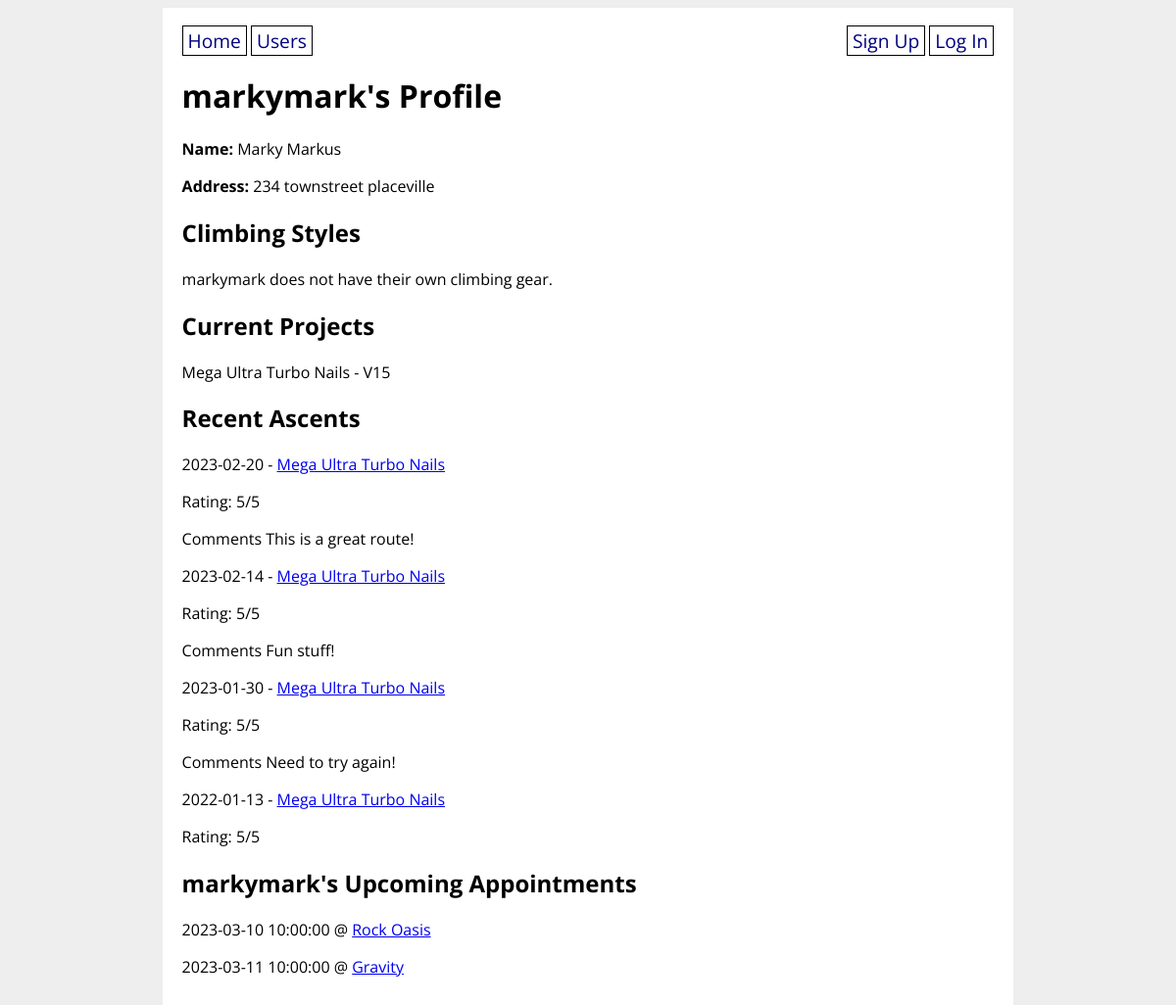
The app's page /profile/3, older data.
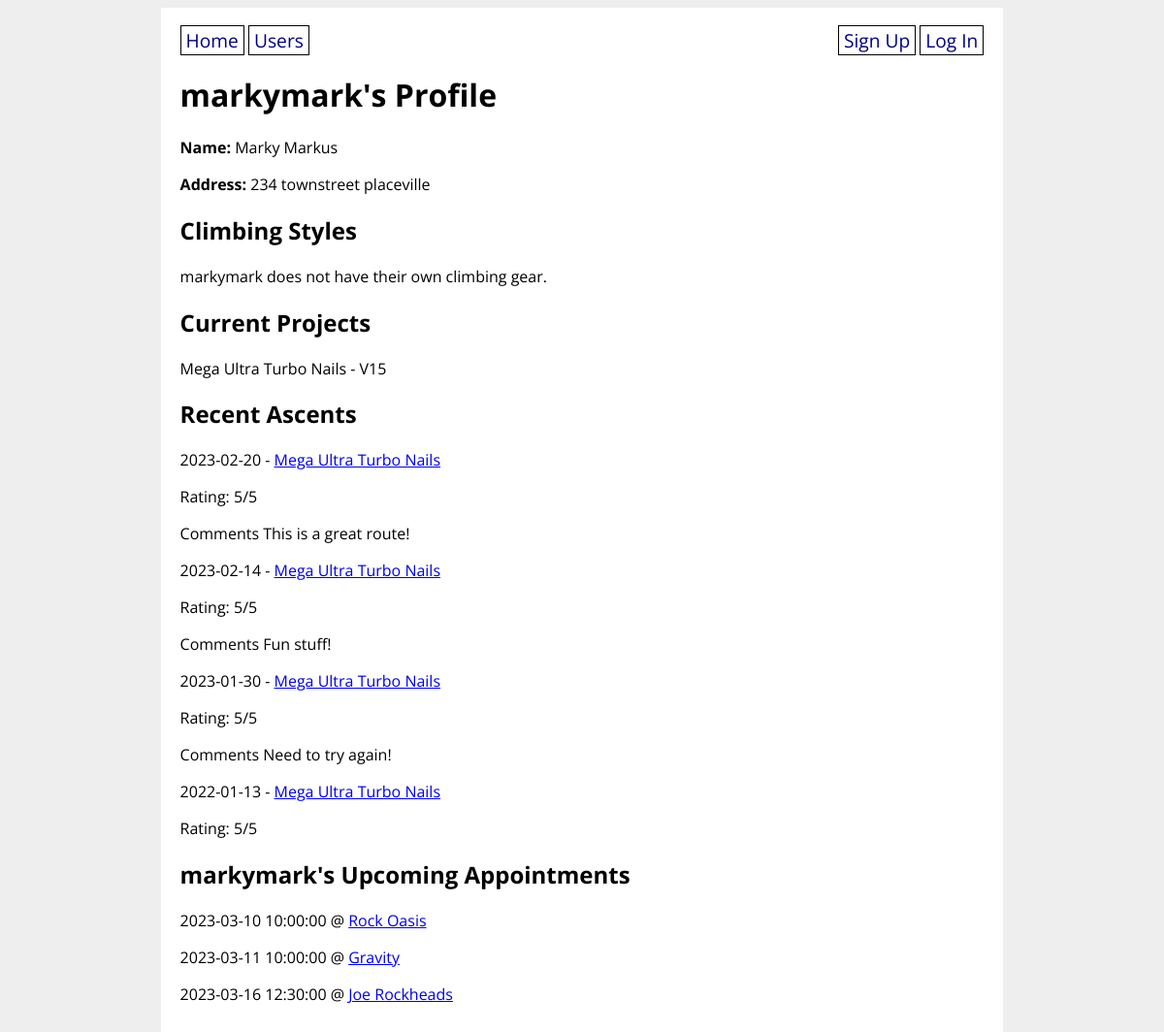
The same page, newer data.
### climbunity_app/models.py (models this page shows, shortened)
class User(UserMixin, db.Model):
    id = db.Column(db.Integer, primary_key=True)
    username = db.Column(db.String(80), nullable=False, unique=True)
    password = db.Column(db.String(200), nullable=False)
    email = db.Column(db.String(200), nullable=False)
    first_name = db.Column(db.String(50), nullable=False)
    last_name = db.Column(db.String(50), nullable=False)
    address = db.Column(db.String(200), nullable=False)
    has_gear = db.Column(db.Boolean, nullable=False)
    user_projects = db.relationship('Route',
        secondary='user_project_lists', back_populates='projecting_users'
    )
    user_appointments = db.relationship('Appointment',
        secondary='appointment_guests', back_populates='appointment_attendants'
    )
    user_does_styles = db.relationship('Style',
        secondary='user_style_lists', back_populates='climber_styles'
    )

class Route(db.Model):
    id = db.Column(db.Integer, primary_key=True)
    venue_id = db.Column(db.Integer, db.ForeignKey('venue.id'), nullable=False)
    setter_id = db.Column(db.Integer, db.ForeignKey('user.id'))
    name = db.Column(db.String(80), nullable=False)
    grade = db.Column(db.String(10), nullable=False)
    photo_url = db.Column(URLType)
    route_set_date = db.Column(db.Date)
    route_takedown_date = db.Column(db.Date)
    projecting_users = db.relationship('User',
        secondary='user_project_lists', back_populates='user_projects'
    )
    ascents_on_route = db.relationship('Ascent',
        secondary='route_ascent_lists', back_populates='routes_ascended'
    )
    possible_route_styles = db.relationship('Style',
        secondary='route_style_lists', back_populates='route_styles'
    )
    route_tags = db.relationship('Tag',
        secondary='route_tag_lists', back_populates='tagged_routes'
    )

class Ascent(db.Model):
    id = db.Column(db.Integer, primary_key=True)
    user_id = db.Column(db.Integer, db.ForeignKey('user.id'), nullable=False)
    route_id = db.Column(db.Integer, db.ForeignKey('route.id'), nullable=False)
    send_date = db.Column(db.Date)
    send_type = db.Column(db.Enum(SendType))
    send_rating = db.Column(db.Integer)
    send_comments = db.Column(db.String)
    routes_ascended = db.relationship('Route',
        secondary="route_ascent_lists", back_populates='ascents_on_route'
    )

class Appointment(db.Model):
    id = db.Column(db.Integer, primary_key=True)
    created_by = db.Column(db.Integer, db.ForeignKey('user.id'), nullable=False)
    venue_id = db.Column(db.Integer, db.ForeignKey('venue.id'), nullable=False)
    appointment_datetime = db.Column(db.DateTime, nullable=False)
    appointment_attendants = db.relationship('User',
        secondary='appointment_guests', back_populates='user_appointments'
    )
    appointment_venues = db.relationship('Venue',
        secondary='venue_bookings', back_populates='booked_appointments'
    )

class Venue(db.Model):
    id = db.Column(db.Integer, primary_key=True)
    name = db.Column(db.String(80), nullable=False)
    address = db.Column(db.String(80), nullable=False)
    open_hours = db.Column(db.String(1000))
    description = db.Column(db.String(1000))
    booked_appointments = db.relationship('Appointment',
        secondary='venue_bookings', back_populates='appointment_venues'
    )
    def __str__(self):
        return f'{self.name}'

### climbunity_app/main/routes.py (the view)
@main.route('/profile/<user_id>', methods=['GET', 'POST'])
def user_detail(user_id):
    routes = Route.query.all()
    user = User.query.get(user_id)
    ascents = Ascent.query.filter_by(user_id=user_id).limit(5).all()
    if current_user == user:
        form = SignUpForm(obj=user)
        return render_template('user_detail.html', routes=routes, ascents=ascents, user=user, form=form)
    else:
        user = User.query.get(user_id)
    return render_template('user_detail.html', routes=routes, ascents=ascents, user=user)

### climbunity_app/templates/user_detail.html (shortened to what this page needs)
{% extends 'base.html' %}
{% block content %}
<h1> {{ user.username }}'s Profile</h1>
<p><strong>Name: </strong> {{ user.first_name }} {{ user.last_name }}</p>
<p><strong>Address: </strong> {{ user.address }}</p>
<h2>Climbing Styles</h2>
{% if user.has_gear %}
    <p>{{ user.username }} has their own climbing gear.</p>
{% else %}
    <p>{{ user.username }} does not have their own climbing gear.</p>
{% endif %}
<h2>Current Projects</h2>
{% if user.user_projects %}
    {% for route in user.user_projects%}
        <div>{{ route.name }} - {{ route.grade }}
        </div>
    {% endfor %}
{% else %}
<p>No projects are currently being tracked.</p>
{% endif %}
<h2>Recent Ascents</h2>
{% if ascents %}
    <div>
        {% for ascent in ascents %}
            <p>{{ ascent.send_date }} - <a href="/route/{{ ascent.route_id }}" > {{ ascent.routes_ascended[0].name }}</a></p>
            {% if ascent.send_rating %}
                <p>Rating: {{ ascent.send_rating }}/5</p>
            {% endif %}
            {% if ascent.send_comments %}
                <p>Comments {{ ascent.send_comments }}</p>
            {% endif %}
        {% endfor %}
    </div>
{% else %}
    {% if current_user.id == user.id %}
        You haven't logged any ascents yet!
    {% else %}
        {{ user.first_name }} {{ user.last_name }} has not logged any ascents yet!
    {% endif %}
{% endif %}
{% if user == current_user %}
    <h2>Your Upcoming Appointments</h2>
    {% if user.user_appointments %}
        <div>
            {% for appointment in user.user_appointments %}
                <p>{{ appointment.appointment_datetime }} @ <a href="/venue/{{ appointment.venue_id }}" >{{ appointment.appointment_venues[0] }}</a></p>
                <form method="POST" action="/delete_appointment/{{ appointment.id }}">
                    <input type="submit" value="Delete appointment">
                </form>
            {% endfor %}
        </div>
    {% else %}
        <p>You have no appointments yet!</p>
    {% endif %}
    <h2>Edit your information</h2>
    <form action="/edit_profile/{{ current_user.id }}" method="POST">
        {{ form.csrf_token }}
        <fieldset>
        {{ form.first_name.label }}
        {{ form.first_name }}
        <ul>
        {% for error in form.first_name.errors %}
            <li class="error">{{ error }}</li>
        {% endfor %}
        </ul>
        {{ form.last_name.label }}
        {{ form.last_name }}
        <ul>
        {% for error in form.last_name.errors %}
            <li class="error">{{ error }}</li>
        {% endfor %}
        </ul>
        {{ form.address.label }}
        {{ form.address }}
        <ul>
        {% for error in form.address.errors %}
            <li class="error">{{ error }}</li>
        {% endfor %}
        </ul>
        {{ form.climber_styles.label }}
        {{ form.climber_styles }}
        <ul>
        {% for error in form.climber_styles.errors %}
            <li class="error">{{ error }}</li>
        {% endfor %}
        </ul>
        {{ form.has_gear.label }}
        {{ form.has_gear }}
        <ul>
        {% for error in form.has_gear.errors %}
            <li class="error">{{ error }}</li>
        {% endfor %}
        </ul>
        {{ form.edit }}
    </fieldset>
</form>
{% else %}
    <h2>{{ user.username }}'s Upcoming Appointments</h2>
    {% if user.user_appointments %}
    <div>
        {% for appointment in user.user_appointments %}
        <p>{{ appointment.appointment_datetime }} @ <a href="/venue/{{ appointment.venue_id }}" >{{ appointment.appointment_venues[0] }}</a>
        {% endfor %}
    </div>
    {% endif %}
{% endif %}
{% endblock %}

### climbunity_app/templates/base.html (shortened to what this page needs)
<!DOCTYPE html>
<html>
    <head>
        <link rel="stylesheet" href="/static/style.css">
    </head>
    <body>
        <div id="content">
            <nav>
                <div>
                    <a href="/">Home</a>
                    <a href="/users">Users</a>
                </div>
                <div>
                    {% if current_user.is_authenticated %}
                        <a href="/new_venue">New Venue</a>
                        <a href="/new_route">New Route</a>
                        <a href="/new_appointment">New Appointment</a>
                        <a href="/logout">Log Out</a>
                    {% else %}
                        <a href="/signup">Sign Up</a>
                        <a href="/login">Log In</a>
                    {% endif %}
                </div>
            </nav>
            {% block content %}{% endblock %}
        </div>
    </body>
</html>

### climbunity_app/static/style.css (style rules this page uses)
body { display: flex; flex-direction: column; align-items: center; background-color: #eee; font-family: 'Open Sans', sans-serif; }
#content { width: 70%; background-color: white; padding: 20px; }
nav { width: 100%; display: flex; flex-direction: row; justify-content: space-between; }
nav a { color: navy; text-decoration: none; border: 1px solid black; padding: 1px 5px; font-size: 1.2em; }

Row changes from the older to the newer data that the page shows:
added Appointment: appointment_datetime "2023-03-16 12:30:00", name "Joe Rockheads"
